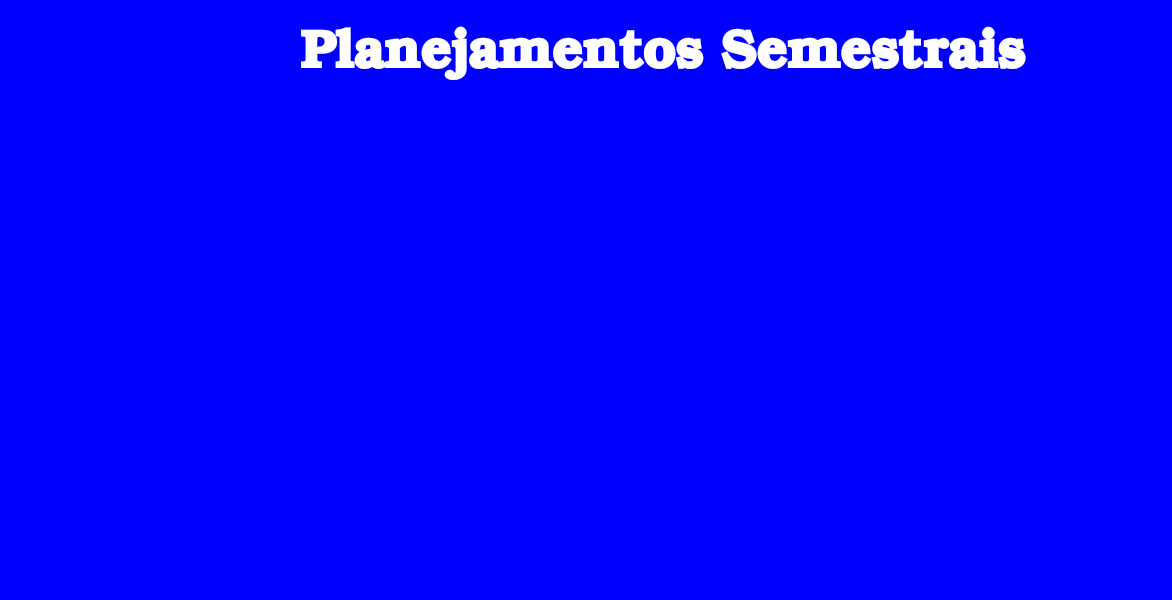
<?xml version="1.0" encoding="UTF-8"?>
<ui version="4.0">
 <class>SimulacaoPlanejamentoSEM</class>
 <widget class="QMainWindow" name="SimulacaoPlanejamentoSEM">
  <property name="geometry">
   <rect>
    <x>0</x>
    <y>0</y>
    <width>1172</width>
    <height>600</height>
   </rect>
  </property>
  <property name="windowTitle">
   <string>MainWindow</string>
  </property>
  <property name="styleSheet">
   <string notr="true">background-color: blue;</string>
  </property>
  <widget class="QWidget" name="centralwidget">
   <widget class="QLabel" name="labelTitulo">
    <property name="geometry">
     <rect>
      <x>300</x>
      <y>20</y>
      <width>791</width>
      <height>71</height>
     </rect>
    </property>
    <property name="font">
     <font>
      <family>Bookman Old Style</family>
      <pointsize>40</pointsize>
      <bold>true</bold>
     </font>
    </property>
    <property name="styleSheet">
     <string notr="true">color:white</string>
    </property>
    <property name="text">
     <string>Planejamentos Semestrais</string>
    </property>
   </widget>
  </widget>
  <widget class="QMenuBar" name="menubar">
   <property name="geometry">
    <rect>
     <x>0</x>
     <y>0</y>
     <width>1172</width>
     <height>22</height>
    </rect>
   </property>
  </widget>
  <widget class="QStatusBar" name="statusbar"/>
 </widget>
 <resources/>
 <connections/>
</ui>
